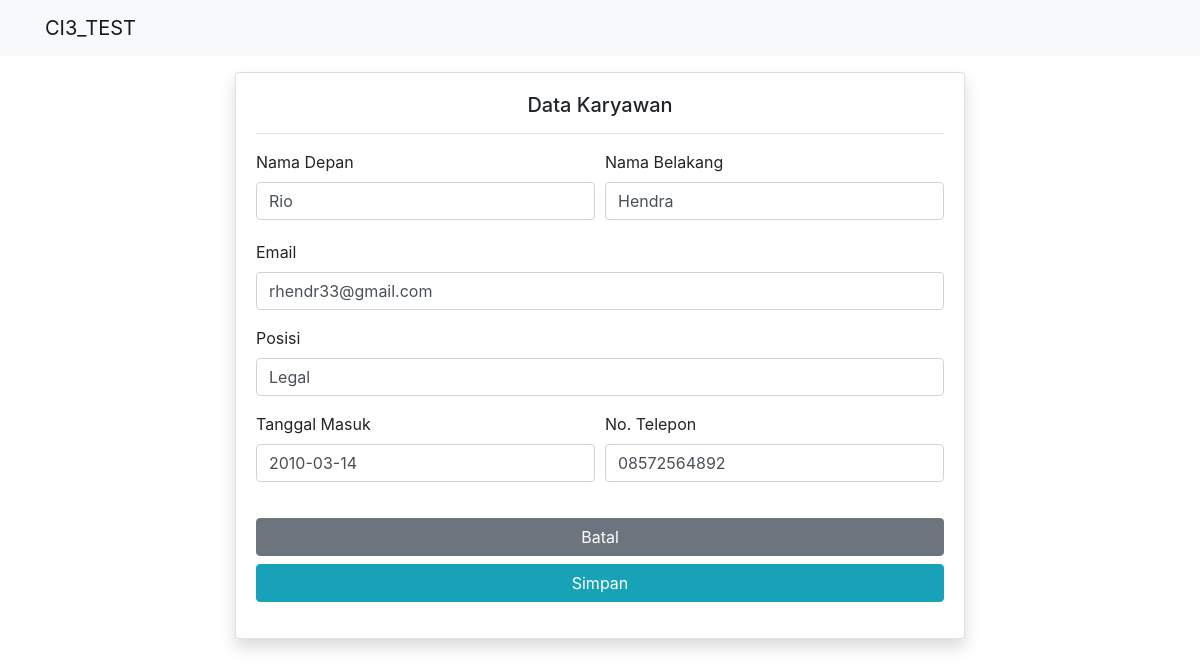
Page /employee/edit/4 on the committed database.
### tables this page shows
CREATE TABLE `employee` (
  `employee_id` int(11) NOT NULL,
  `first_name` varchar(25) NOT NULL,
  `last_name` varchar(25) NOT NULL,
  `email` varchar(100) NOT NULL,
  `position` varchar(100) NOT NULL,
  `join_date` date NOT NULL,
  `phone` varchar(25) NOT NULL,
  `create_by` int(11) NOT NULL,
  `create_at` int(11) NOT NULL
);

### application/controllers/Employee.php (called while the page is built, shortened)
<?php
	class Employee extends CI_Controller{
		public function __construct(){
			$this->load->model('Employee_model');
			$this->load->model('Address_model');
		}
		public function edit($id){
			$data['judul'] = 'Data Karyawan';
			$data['karyawan'] = $this->Employee_model->selectbyid($id);
			$this->form_validation->set_rules(
												'txtFirstName',
												'First Name',
												'required|max_length[25]|trim|alpha'
											);
			$this->form_validation->set_rules(
												'txtLastName',
												'Last Name',
												'required|max_length[25]|trim|alpha_dash'
											);
			$this->form_validation->set_rules(
												'txtEmail',
												'Email',
												'required|max_length[100]|valid_email'
											);
			$this->form_validation->set_rules('txtPosition', 'Position', 'required');
			$this->form_validation->set_rules('txtJoinDate', 'Join Date', 'required');
			$this->form_validation->set_rules('txtPhone', 'Phone', 'required|is_natural');
			if ($this->form_validation->run() == FALSE) {
				$this->load->view('templates/header', $data);
				$this->load->view('employee/form_edit', $data);
				$this->load->view('templates/footer');
			} else {
				$this->Employee_model->update();
				$this->session->set_flashdata('message', 'diubah');
				redirect('employee/index');
			}
		}
	}

### index.php (called while the page is built, shortened)
<?php
require_once BASEPATH.'core/CodeIgniter.php';

### application/models/Employee_model.php (called while the page is built, shortened)
<?php
    class Employee_model extends CI_Model{
        public function selectbyid($id){
            return $this->db->get_where('employee', ['employee_id' => $id])->row_array();
        }
    }

### application/views/employee/form_edit.php (the view, shortened to what this page needs)
<div class="container">
    <div class="row mt-3">
        <div class="col-md-8 mx-auto">
            <div class="card shadow">
                <div class="card-body">
                    <h5 class="card-title text-center"><?= $judul; ?></h5>
                    <hr>
                    <form action="" method="post">
                        <div class="form-row">
                            <div class="form-group col-md-6">
                                <label for="txtFirstName">Nama Depan</label>
                                <input type="text" name="txtFirstName" class="form-control" value="<?= $karyawan['first_name']; ?>">
                            </div>
                            <div class="form-group col-md-6">
                                <label for="txtLastName">Nama Belakang</label>
                                <input type="text" name="txtLastName" class="form-control" value="<?= $karyawan['last_name']; ?>">
                            </div>
                        </div>
                        <div class="form-group">
                            <label for="txtEmail">Email</label>
                            <input type="text" name="txtEmail" class="form-control" value="<?= $karyawan['email']; ?>">
                        </div>
                        <div class="form-group">
                            <label for="txtPosition">Posisi</label>
                            <input type="text" name="txtPosition" class="form-control" value="<?= $karyawan['position']; ?>">
                        </div>
                        <div class="form-row">
                            <div class="form-group col-md-6">
                                <label for="txtJoinDate">Tanggal Masuk</label>
                                <input type="text" name="txtJoinDate" class="form-control" value="<?= $karyawan['join_date']; ?>">
                            </div>
                            <div class="form-group col-md-6">
                                <label for="txtPhone">No. Telepon</label>
                                <input type="text" name="txtPhone" class="form-control" value="<?= $karyawan['phone']; ?>">
                            </div>
                        </div>
                        <div class="form-group mt-3">
                            <button type="reset" class="btn btn-secondary btn-block">Batal</button>
                            <button type="submit" class="btn btn-info btn-block">Simpan</button>
                        </div>
                    </form>
                </div>
            </div>
        </div>
    </div>
</div>

### rows in the picture
employee: txtFirstName "Rio", txtLastName "Hendra", txtEmail "rhendr33@gmail.com", txtPosition "Legal", txtJoinDate "2010-03-14", txtPhone "08572564892"

### other values in the picture
$judul "Data Karyawan"
